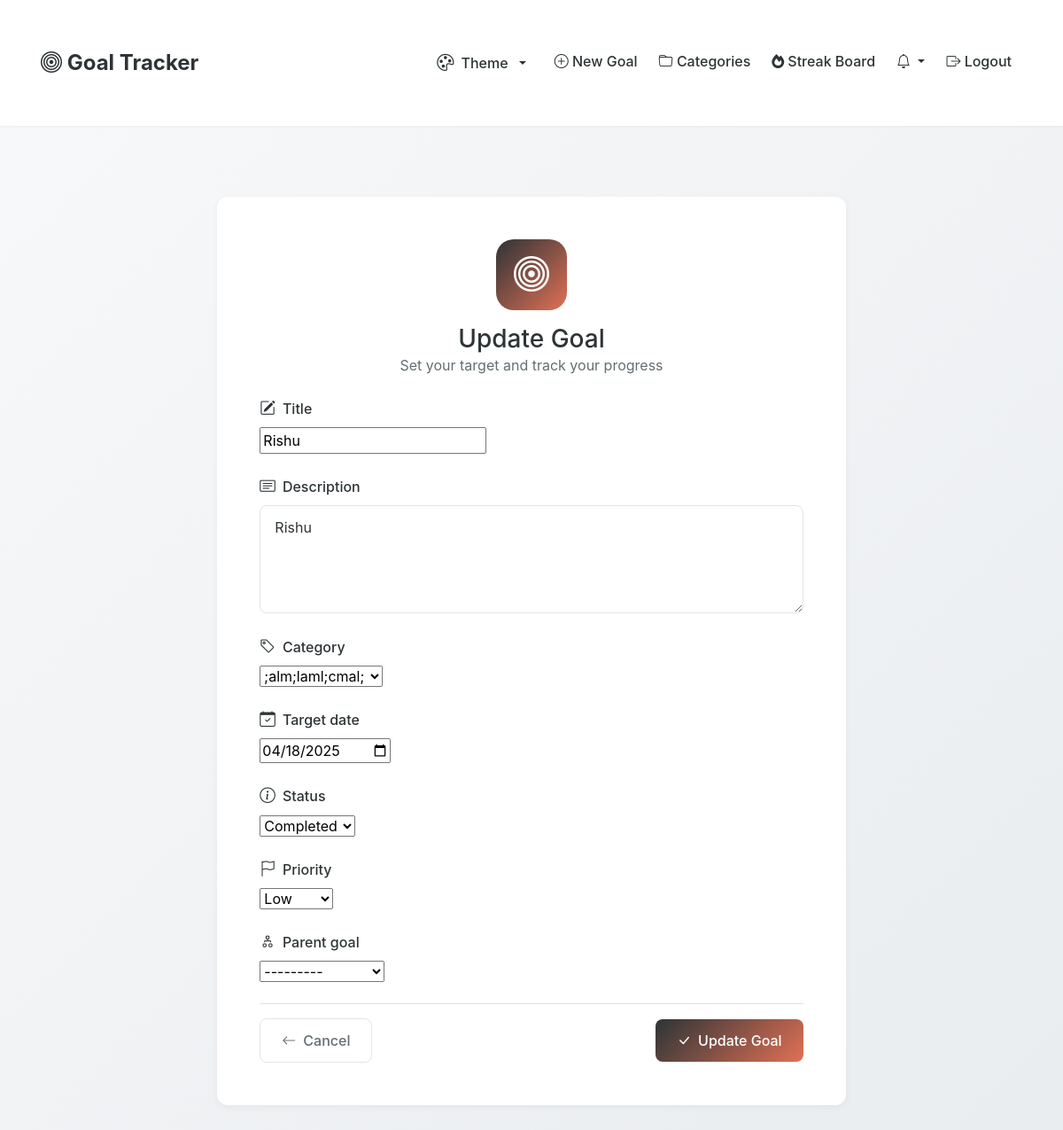
The app's page /goal/4/update/ (signed in) with its own data.
### goals/models.py (models this page shows, shortened)
class Goal(models.Model):
    STATUS_CHOICES = [
        ('pending', 'Pending'),
        ('in_progress', 'In Progress'),
        ('completed', 'Completed'),
    ]
    PRIORITY_CHOICES = [
        ('low', 'Low'),
        ('medium', 'Medium'),
        ('high', 'High'),
    ]
    user = models.ForeignKey(User, on_delete=models.CASCADE, related_name='goals')
    category = models.ForeignKey(Category, on_delete=models.SET_NULL, null=True, blank=True, related_name='goals')
    parent_goal = models.ForeignKey('self', on_delete=models.CASCADE, null=True, blank=True, related_name='sub_goals')
    title = models.CharField(max_length=200)
    description = models.TextField(blank=True)
    created_date = models.DateTimeField(auto_now_add=True)
    target_date = models.DateField(null=True, blank=True)
    status = models.CharField(max_length=20, choices=STATUS_CHOICES, default='pending')
    priority = models.CharField(max_length=10, choices=PRIORITY_CHOICES, default='medium')
    completed_date = models.DateTimeField(null=True, blank=True)
    def __str__(self):
        return self.title
    class Meta:
        ordering = ['-created_date']

### goals/views.py (the view)
# urls.py: path('goal/<int:pk>/update/', views.goal_update, name='goal_update'),
@login_required
def goal_update(request, pk):
    goal = get_object_or_404(Goal, pk=pk, user=request.user)
    if request.method == 'POST':
        form = GoalForm(request.POST, instance=goal, user=request.user)
        if form.is_valid():
            form.save()
            streak, created = Streak.objects.get_or_create(user=request.user)
            streak.update_streak()
            messages.success(request, 'Goal updated successfully!')
            return redirect('goal_list')
    else:
        form = GoalForm(instance=goal, user=request.user)
    return render(request, 'goals/goal_form.html', {'form': form, 'action': 'Update'})

### goals/forms.py (shortened to what this page needs)
class GoalForm(forms.ModelForm):
    class Meta:
        model = Goal
        fields = ['title', 'description', 'category', 'target_date', 'status', 'priority', 'parent_goal']
        widgets = {
            'target_date': forms.DateInput(attrs={'type': 'date', 'min': timezone.now().date().isoformat()}),
            'description': forms.Textarea(attrs={'rows': 4}),
        }
    def __init__(self, *args, **kwargs):
        user = kwargs.pop('user', None)
        super().__init__(*args, **kwargs)
        if user:
            self.fields['parent_goal'].queryset = Goal.objects.filter(user=user)
            self.fields['category'].queryset = Category.objects.filter(user=user)

### goals/models.py (called while the page is built)
    def __str__(self):
        return self.name

### goals/templates/goals/goal_form.html (shortened to what this page needs)
{% extends 'goals/base.html' %}
{% block content %}
<div class="container py-5">
    <div class="row justify-content-center">
        <div class="col-lg-8">
            <div class="card border-0">
                <div class="card-body p-4 p-lg-5">
                    <div class="text-center mb-4">
                        <div class="form-icon mb-3">
                            <i class="bi bi-bullseye"></i>
                        </div>
                        <h2 class="h3 mb-0">{% if form.instance.pk %}Update{% else %}Create{% endif %} Goal</h2>
                        <p class="text-muted">Set your target and track your progress</p>
                    </div>
                    <form method="post" class="needs-validation" novalidate>
                        {% for field in form %}
                            <div class="mb-4">
                                <label for="{{ field.id_for_label }}" class="form-label d-flex align-items-center gap-2">
                                    <i class="bi {% if field.name == 'title' %}bi-pencil-square
                                              {% elif field.name == 'description' %}bi-card-text
                                              {% elif field.name == 'category' %}bi-tag
                                              {% elif field.name == 'priority' %}bi-flag
                                              {% elif field.name == 'target_date' %}bi-calendar-check
                                              {% elif field.name == 'reminder_date' %}bi-bell
                                              {% elif field.name == 'parent_goal' %}bi-diagram-2
                                              {% else %}bi-info-circle{% endif %}"></i>
                                    {{ field.label }}
                                </label>
                                {% if field.name == 'description' %}
                                    <textarea class="form-control" id="{{ field.id_for_label }}" name="{{ field.name }}" rows="4"
                                              placeholder="Describe your goal in detail...">{{ field.value|default:'' }}</textarea>
                                {% else %}
                                    {{ field }}
                                {% endif %}
                            </div>
                        {% endfor %}
                        <div class="d-flex justify-content-between align-items-center mt-4 pt-3 border-top">
                            <a href="{% url 'goal_list' %}" class="btn btn-outline-secondary">
                                <i class="bi bi-arrow-left"></i> Cancel
                            </a>
                            <button type="submit" class="btn btn-primary">
                                <i class="bi bi-check-lg"></i> {% if form.instance.pk %}Update{% else %}Create{% endif %} Goal
                            </button>
                        </div>
                    </form>
                </div>
            </div>
        </div>
    </div>
</div>
{% endblock %}

### goals/templates/goals/base.html (style rules this page uses)
:root { --primary-color: #2d3436; --secondary-color: #636e72; --accent-color: #e17055; --success-color: #00b894; --warning-color: #fdcb6e; --danger-color: #d63031; }
[data-theme="light"] { --bg-color: #f8f9fa; --bg-gradient: linear-gradient(135deg, #f8f9fa 0%, #e9ecef 100%); --card-bg: white; --text-color: #2d3436; --text-muted: #636e72; --border-color: #dfe6e9; --shadow-color: rgba(0,0,0,0.05); }
body { background: var(--bg-gradient); min-height: 100vh; color: var(--text-color); transition: background-color 0.3s ease, color 0.3s ease; font-family: 'Inter', -apple-system, BlinkMacSystemFont, 'Segoe UI', Roboto, Oxygen, Ubuntu, Cantarell, 'Open Sans', 'Helvetica Neue', sans-serif; }
.card { border: none; border-radius: 12px; box-shadow: 0 2px 8px var(--shadow-color); transition: all 0.3s ease; background-color: var(--card-bg); overflow: hidden; }
.btn-primary { background: var(--primary-color); border: none; padding: 0.5rem 1.5rem; border-radius: 8px; font-weight: 500; }
.form-control { border-radius: 8px; padding: 0.75rem 1rem; border: 1px solid var(--border-color); background-color: var(--card-bg); color: var(--text-color); }
.container { padding: 2rem 1rem; }
h1, h2, h3, h4, h5, h6 { color: var(--text-color); font-weight: 700; }
.text-muted { color: var(--text-muted) !important; }
.form-label { font-weight: 500; color: var(--text-color); }
.btn-outline-secondary { border-color: var(--secondary-color); color: var(--secondary-color); border-radius: 8px; font-weight: 500; transition: all 0.3s ease; }
.card-body { padding: 1.5rem; }

### goals/templates/goals/goal_form.html (style rules this page uses)
.form-icon { width: 80px; height: 80px; background: linear-gradient(135deg, var(--primary-color), var(--accent-color)); border-radius: 20px; display: flex; align-items: center; justify-content: center; margin: 0 auto; color: white; font-size: 2.5rem; box-shadow: 0 4px 15px rgba(var(--primary-rgb), 0.2); }
.form-control { padding: 0.75rem 1rem; border-radius: 0.5rem; border: 1px solid var(--border-color); transition: all 0.2s ease; }
.form-label { font-weight: 500; color: var(--text-color); margin-bottom: 0.5rem; }
.form-label i { color: var(--primary-color); font-size: 1.1rem; }
.btn { padding: 0.75rem 1.5rem; border-radius: 0.5rem; font-weight: 500; display: inline-flex; align-items: center; gap: 0.5rem; transition: all 0.2s ease; }
.btn-primary { background: linear-gradient(135deg, var(--primary-color), var(--accent-color)); border: none; }
.btn-outline-secondary { border: 1px solid var(--border-color); }

### records on screen
Goal: form "Rishu" ";alm;laml;cmal;" "04/18/2025" "Completed" "Low" "---------", description "Rishu"

### other values on screen
{{ field.label }} "Title" "Description" "Category" "Target date" "Status" "Priority" "Parent goal"
